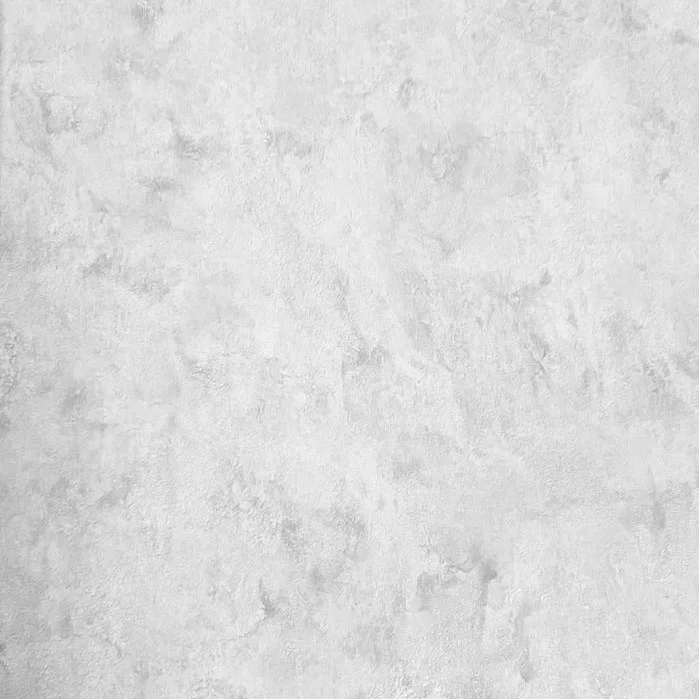
#> input picture src/modelos/Modelo A/parede.jpg, 699 x 699 px; its folder holds only this picture in this run
$ python -i segmentation.py   (imports and definitions only)
#> lines starting #> are read from the running program, lines starting #| are printed output that depends on the picture; after the words box and inside, x2 and y2 are one past the last pixel; in counts of white or black regions, pixels touching at a corner belong together
#> further down, picture is the input picture: shape (699, 699, 3); mean B, G, R 219, 219, 219
import os
from pathlib import Path
import numpy as np
import cv2
from skimage import io
from skimage.filters import sato
from skimage import measure
from skimage.exposure import rescale_intensity


# ------------------------------
# Parameters
# ------------------------------
INPUT_FOLDER = 'data/preprocessed'
OUTPUT_FOLDER = 'data/masks'

# [1 line not run here, left out]


# ------------------------------
# Sato Segmentation Function
# ------------------------------
def sato_segmentation(image):
    """
    Apply Sato filter-based segmentation with preprocessing and postprocessing
    tuned for crack-like linear structures.

    Args:
        image (np.ndarray): Input image (BGR or grayscale)

    Returns:
        binary_mask (np.ndarray): Binary mask (uint8, 0 and 255)
        sato_uint8 (np.ndarray): Grayscale Sato response (uint8)
    """
    if image is None:
        raise ValueError("Invalid image or failed to load.")

    # 🔸 Convert to grayscale if needed
    if len(image.shape) == 3:
        gray = cv2.cvtColor(image, cv2.COLOR_BGR2GRAY)
    else:
        gray = image

    # 🔸 Bilateral Filter
    smoothed = cv2.bilateralFilter(gray, d=2, sigmaColor=25, sigmaSpace=25)

    # 🔸 CLAHE (Adaptive Histogram Equalization)
    clahe = cv2.createCLAHE(clipLimit=2.0, tileGridSize=(8, 8))
    enhanced = clahe.apply(smoothed)
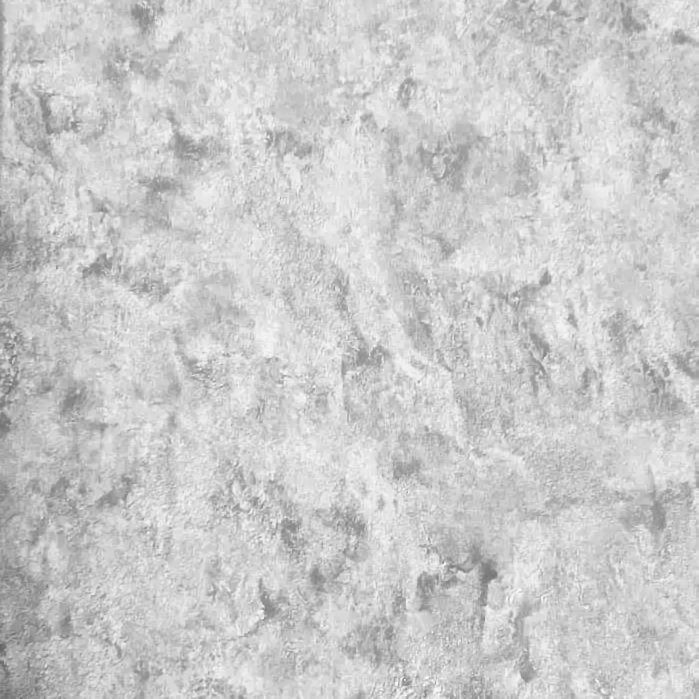
#> enhanced: shape (699, 699); min 97, max 248, mean 202.7

    # 🔸 Sato Filter (sigma tuned for thin cracks)
    sato_response = sato(enhanced, sigmas=range(1, 2), black_ridges=True)
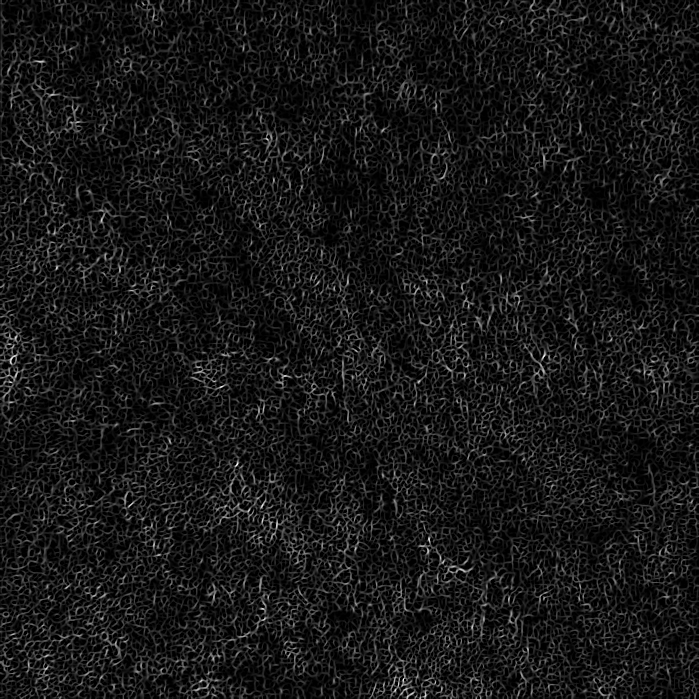
#> sato_response: shape (699, 699) float64; min 0, max 26.15, mean 2.4; drawn with min black and max white

    # 🔸 Normalize Sato output to uint8
    sato_norm = (sato_response - np.min(sato_response)) / (np.max(sato_response) - np.min(sato_response))
    sato_uint8 = (sato_norm * 255).astype(np.uint8)

    # 🔸 Threshold to obtain binary mask
    _, binary_mask = cv2.threshold(sato_uint8, 75, 255, cv2.THRESH_BINARY)
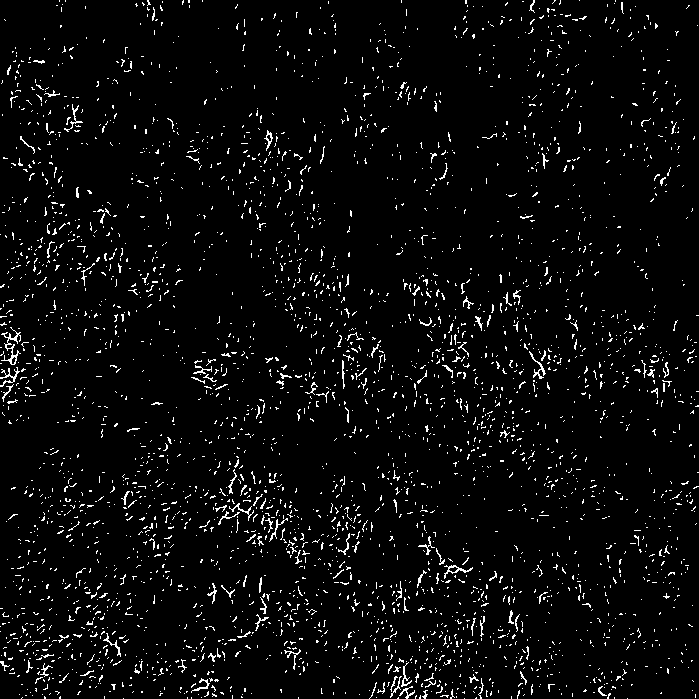
#> binary_mask: shape (699, 699); 4% white in thin lines or dots

    # 🔸 Morphological Closing (remove gaps in lines)
    kernel = np.ones((5, 5), np.uint8)
    binary_mask = cv2.morphologyEx(binary_mask, cv2.MORPH_CLOSE, kernel)
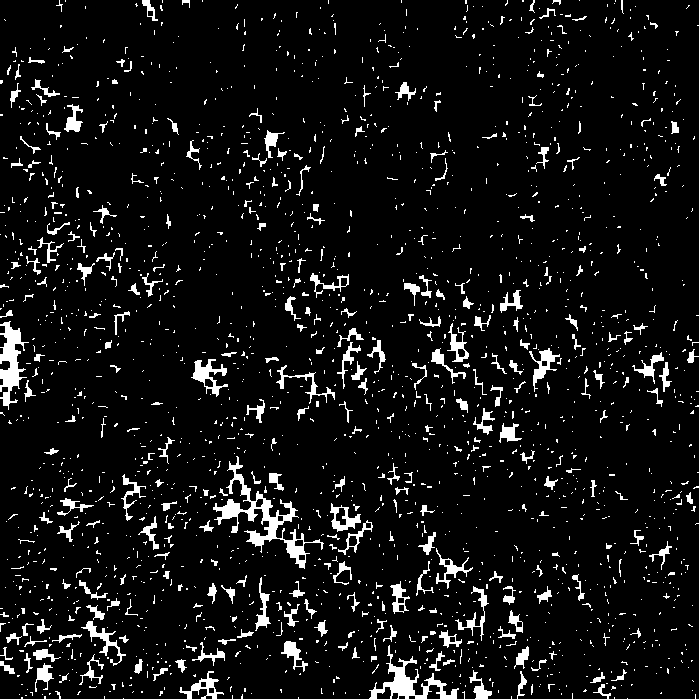
#> binary_mask: shape (699, 699); 7% white; 2049 white regions (1754 under 20 px), largest, box (x1, y1, x2, y2) and area: (213, 456, 324, 569) 2199, (369, 645, 459, 699) 1245, (0, 321, 29, 410) 1148

    # 🔸 Remove small objects (noise)
    mask_bool = binary_mask.astype(bool)
    mask_label = measure.label(mask_bool, connectivity=2)
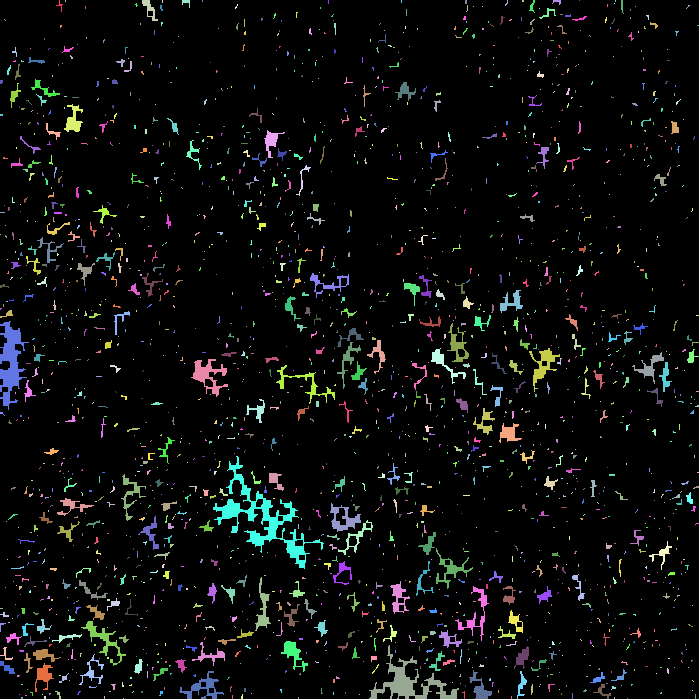
#> mask_label: shape (699, 699) int32; 2050 distinct labels, from 0 to 2049; one colour per label, 0 black
    cleaned_mask = np.zeros_like(binary_mask)

    min_size = 200  # Minimum area of valid regions (pixels)
    for region in measure.regionprops(mask_label):
        if region.area >= min_size:
            for coord in region.coords:
                cleaned_mask[coord[0], coord[1]] = 255
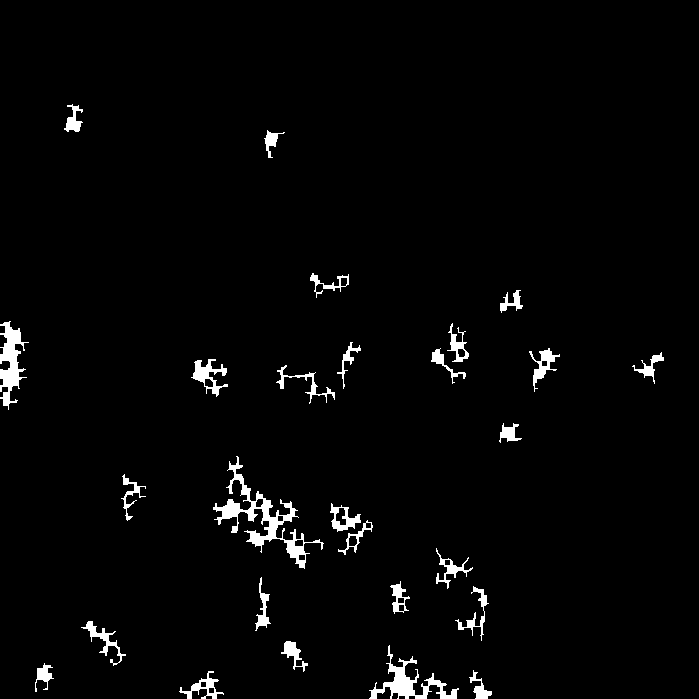
#> cleaned_mask: shape (699, 699); 2.4% white; 27 white regions, largest, box (x1, y1, x2, y2) and area: (213, 456, 324, 569) 2199, (369, 645, 459, 699) 1245, (0, 321, 29, 410) 1148

    return cleaned_mask, sato_uint8


# ------------------------------
# Process All Images
# ------------------------------
def process_all_images(input_folder, output_folder):
    input_folder = Path(input_folder)
    output_folder = Path(output_folder)

    image_files = list(input_folder.glob('*.*'))

    for image_path in image_files:
        mask, sato_image = sato_segmentation(image_path)

        mask_output_path = output_folder / f"{image_path.stem}_mask.png"
        sato_output_path = output_folder / f"{image_path.stem}_sato.png"

        # Save the binary mask and the Sato-filtered image
        cv2.imwrite(str(mask_output_path), mask)
        cv2.imwrite(str(sato_output_path), sato_image)


        print(f"Segmented {image_path.name} → {mask_output_path.name}")


# ------------------------------
# Run
# ------------------------------
# [2 lines not run here, left out]

>>> import cv2
>>> picture = cv2.imread('../../../Modelo A/parede.jpg')
>>> result = sato_segmentation(picture)
